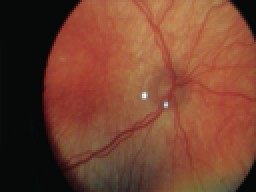
%> input picture lib/Dijkstra_segmentation/frame.png, 128 x 96 px, shrunk from 640 x 480 before the run (shown 2 times larger)
$ octave --eval "result = filter_image(imread('frame.png'));"   (GNU Octave 9; MATLAB toolbox functions it lacks are replaced by stand-ins)
%> lines starting %> are read from the running program, lines starting %| are printed output that depends on the picture; in (x1, y1, x2, y2) boxes, pixels count from 0 and x2, y2 are one past the last pixel; in counts of white or black regions, pixels touching at a corner belong together; the program's own positions count from 1
### lib/Dijkstra_segmentation/border_extend.m
function [I2,B0,E] = border_extend(I,s,w,p)
%CODE FOR THE PAPER
%"Exploratory Dijkstra forest based automatic vessel segmentation: applications in video indirect ophthalmoscopy (VIO)",
%R. Estrada, C. Tomasi, M. T. Cabrera, D.K. Wallace, S.F. Freedman, S. Farsiu
%Biomedical Optics Express, 3(2), pp. 327-339. Feb. 2012.
%COPYRIGHT 2012, DUKE UNIVERSITY
%Please contact Rolando Estrada who developed the code under the supervision of Prof. Sina Farsiu and Prof. Carlo Tomasi    if you have questions about the code and dataset.
%restrada@cs.duke.edu
if nargin == 1
    s = 10;
    w = 1;
    p = 5;
end

I0 = zeros(size(I,1),size(I,2),'uint8');
for i = 1:size(I,3)
    I0 = max(I0,I(:,:,i));
end
B = bwperim(I0 > 0);
B = hue_clean(B); B0 = B;
B = uint8(B);
se = strel('disk',1);
se2 = strel('disk',p);
B3 = uint8(imdilate(B,se2));
B4 = uint8(imfill(B3,'holes'));
B4 = B4 - B3; B4(B4 < 0) = 0;
B = bwperim(B4);
I2 = I;
E = B;
for i = 1:s
    [fi,fj] = find(E);
    for j = 1:length(fi)
        M = I2(max(1,fi(j)-w):min(size(I,1),fi(j)+w),max(1,fj(j)-w):min(size(I,2),fj(j)+w),:);
        for k = 1:size(M,3)
            m = median_sans_zeros(M(:,:,k));
            I2(fi(j),fj(j),k) = m;
        end
    end
    B2 = uint8(imfill(E,'holes'));
    B3 = uint8(imdilate(E,se));
    E = B3 - B2;
end


### lib/Dijkstra_segmentation/hue_clean.m
function B = hue_clean(B)
%CODE FOR THE PAPER
%"Exploratory Dijkstra forest based automatic vessel segmentation: applications in video indirect ophthalmoscopy (VIO)",
%R. Estrada, C. Tomasi, M. T. Cabrera, D.K. Wallace, S.F. Freedman, S. Farsiu
%Biomedical Optics Express, 3(2), pp. 327-339. Feb. 2012.
%COPYRIGHT 2012, DUKE UNIVERSITY
%Please contact Rolando Estrada who developed the code under the supervision of Prof. Sina Farsiu and Prof. Carlo Tomasi    if you have questions about the code and dataset.
%restrada@cs.duke.edu
L = bwlabel(B);
p = regionprops(L,'Area');

m = p(1).Area;
mx = 1;
for i = 1:length(p)
    if p(i).Area > m
        mx = i;
        m = p(i).Area;
    end
end

B(L ~= mx) = 0;

### lib/Dijkstra_segmentation/log_filter.m
function L = log_filter(I,opt)
%CODE FOR THE PAPER
%"Exploratory Dijkstra forest based automatic vessel segmentation: applications in video indirect ophthalmoscopy (VIO)",
%R. Estrada, C. Tomasi, M. T. Cabrera, D.K. Wallace, S.F. Freedman, S. Farsiu
%Biomedical Optics Express, 3(2), pp. 327-339. Feb. 2012.
%COPYRIGHT 2012, DUKE UNIVERSITY
%Please contact Rolando Estrada who developed the code under the supervision of Prof. Sina Farsiu and Prof. Carlo Tomasi    if you have questions about the code and dataset.
%restrada@cs.duke.edu
if nargin == 1
    opt = option_defaults;
end

if size(I,3) == 3
    I = I(:,:,2);
end

L = log_scales(I,opt.kernelSize,opt.sigmaMin,...
    opt.sigmaMax,opt.sigmaStepSize,'min');
L = normalize_image(L,1);

### lib/Dijkstra_segmentation/log_scales.m
function I3 = log_scales(I,sm,tmn,tmx,dt,m)
%CODE FOR THE PAPER
%"Exploratory Dijkstra forest based automatic vessel segmentation: applications in video indirect ophthalmoscopy (VIO)",
%R. Estrada, C. Tomasi, M. T. Cabrera, D.K. Wallace, S.F. Freedman, S. Farsiu
%Biomedical Optics Express, 3(2), pp. 327-339. Feb. 2012.
%COPYRIGHT 2012, DUKE UNIVERSITY
%Please contact Rolando Estrada who developed the code under the supervision of Prof. Sina Farsiu and Prof. Carlo Tomasi    if you have questions about the code and dataset.
%restrada@cs.duke.edu
if nargin == 1
    sm = 26;
    tmn = 0.1;
    tmx = 2;
    dt = 0.1;
    m = 'max';
elseif nargin == 2
    tmn = 0.1;
    tmx = 2;
    dt = 0.1;
    m = 'max';
elseif nargin == 3
    tmn = 0.1;
    tmx = 2;
    dt = 0.1;
    m = 'max';
end

I = double(I);

sm2 = [sm+5,sm+5];
I = padarray(I,sm2,'replicate');

if strcmp(m,'max')
    I3 = -Inf*ones(size(I));
elseif strcmp(m,'min');
    I3 = Inf*ones(size(I));
end

    for t = tmn:dt:tmx
        h = fspecial('log',[sm,sm],t);
        I2 = imfilter(I,h,1);
        if strcmp(m,'max')
            I3 = normalize_image(max(normalize_image(I3,1),normalize_image(I2,1)),1);
        elseif strcmp(m,'min')
            I3 = min(I3,I2);
        end
    end
if strcmp(m,'max')
    I3 = max(max(I3)) - I3;
end

I3 = I3 - min(min(I3));

I3 = I3((sm2(1)+1):size(I3,1)-sm2(1),(sm2(2)+1):size(I3,2)-sm2(2));

### lib/Dijkstra_segmentation/normalize_image.m
function I = normalize_image(I,k)
%CODE FOR THE PAPER
%"Exploratory Dijkstra forest based automatic vessel segmentation: applications in video indirect ophthalmoscopy (VIO)",
%R. Estrada, C. Tomasi, M. T. Cabrera, D.K. Wallace, S.F. Freedman, S. Farsiu
%Biomedical Optics Express, 3(2), pp. 327-339. Feb. 2012.
%COPYRIGHT 2012, DUKE UNIVERSITY
%Please contact Rolando Estrada who developed the code under the supervision of Prof. Sina Farsiu and Prof. Carlo Tomasi    if you have questions about the code and dataset.
%restrada@cs.duke.edu
if nargin == 1
    k = 255;
end


I = double(I);
I0 = I;
I = I - min(min(I));
if max(max(I)) ~= 0
    I = k*(I./max(max(I)));
else
    I = I0;
end

### lib/Dijkstra_segmentation/gabor_convolve.m
function [Im,Gv,G,gb,as] = gabor_convolve(I,bank_size,sigma_x,sigma_y,freq,sc,sg)
%CODE FOR THE PAPER
%"Exploratory Dijkstra forest based automatic vessel segmentation: applications in video indirect ophthalmoscopy (VIO)",
%R. Estrada, C. Tomasi, M. T. Cabrera, D.K. Wallace, S.F. Freedman, S. Farsiu
%Biomedical Optics Express, 3(2), pp. 327-339. Feb. 2012.
%COPYRIGHT 2012, DUKE UNIVERSITY
%Please contact Rolando Estrada who developed the code under the supervision of Prof. Sina Farsiu and Prof. Carlo Tomasi    if you have questions about the code and dataset.
%restrada@cs.duke.edu
if nargin == 1
    bank_size = 10;
    sigma_x = 10;
    sigma_y = 10;
    freq = 0.05;
    sc = 60;
    sg = 0.5;
end

I = padarray(I,[30,30],max(max(I)));

[gb,as] = gabor_bank(bank_size,sigma_x,sigma_y,freq,sc);

if sg ~= 1
    for i = 1:length(gb)
        gb{i} = imresize(gb{i},sg);
    end
end

I = double(I);
Gv2 = zeros(size(I,1),size(I,2),length(gb));
if size(I,3) == 1
    Im = Inf*ones(size(I));
    for i = 1:length(gb)
        G{i} = conv2(I,gb{i},'same');
        Gv2(:,:,i) = G{i};
        Im = min(Im,G{i});
    end
elseif size(I,3) == 3
    Im = zeros(size(I));
    for j = 1:size(I,3)
        Im1 = Inf*ones(size(I,1),size(I,2));
        for i = 1:length(gb)
            G{j,i} = conv2(I(:,:,j),gb{i},'same');
            Im1 = min(Im1,G{j,i});
        end
        Im(:,:,j) = Im1;
    end
end

Gv = Gv2(31:size(Im,1)-30,31:size(Im,2)-30,:);
Im = Im(31:size(Im,1)-30,31:size(Im,2)-30);

### lib/Dijkstra_segmentation/gabor_bank.m
function [filter_bank ang_s]=gabor_bank(bank_size,sigma_x,sigma_y,freq,sc)
%CODE FOR THE PAPER
%"Exploratory Dijkstra forest based automatic vessel segmentation: applications in video indirect ophthalmoscopy (VIO)",
%R. Estrada, C. Tomasi, M. T. Cabrera, D.K. Wallace, S.F. Freedman, S. Farsiu
%Biomedical Optics Express, 3(2), pp. 327-339. Feb. 2012.
%COPYRIGHT 2012, DUKE UNIVERSITY
%Please contact Rolando Estrada who developed the code under the supervision of Prof. Carlo Tomasi and Prof. Sina Farsiu if you have questions about the code and dataset.
%restrada@cs.duke.edu
ang_s=fix(linspace(0,180,bank_size));
ang_s = ang_s(1:(end-1));
angs=deg2rad(ang_s);

filter_bank=cell(length(angs),1);
for i=1:length(angs),
    filter_bank{i}=gabor_fn(sigma_x,sigma_y,angs(i),freq,sc);
end

### lib/Dijkstra_segmentation/gabor_filter.m
function [G,Gt] = gabor_filter(L,opt)
%CODE FOR THE PAPER
%"Exploratory Dijkstra forest based automatic vessel segmentation: applications in video indirect ophthalmoscopy (VIO)",
%R. Estrada, C. Tomasi, M. T. Cabrera, D.K. Wallace, S.F. Freedman, S. Farsiu
%Biomedical Optics Express, 3(2), pp. 327-339. Feb. 2012.
%COPYRIGHT 2012, DUKE UNIVERSITY
%Please contact Rolando Estrada who developed the code under the supervision of Prof. Sina Farsiu and Prof. Carlo Tomasi    if you have questions about the code and dataset.
%restrada@cs.duke.edu
[G,Gt] = gabor_convolve(L,opt.orientations,...
    opt.gaborSigmaX,opt.gaborSigmaY,opt.frequency,...
    opt.gaborKernelSize,opt.bankScale);
G = normalize_image(G,1);
m = median(median(G));
G(G > m) = m;

### lib/Dijkstra_segmentation/option_defaults.m
function opt = option_defaults
%CODE FOR THE PAPER
%"Exploratory Dijkstra forest based automatic vessel segmentation: applications in video indirect ophthalmoscopy (VIO)",
%R. Estrada, C. Tomasi, M. T. Cabrera, D.K. Wallace, S.F. Freedman, S. Farsiu
%Biomedical Optics Express, 3(2), pp. 327-339. Feb. 2012.
%COPYRIGHT 2012, DUKE UNIVERSITY
%Please contact Rolando Estrada who developed the code under the supervision of Prof. Sina Farsiu and Prof. Carlo Tomasi    if you have questions about the code and dataset.
%restrada@cs.duke.edu
opt.sig = 0.3;
opt.k = 0.5;
opt.s1 = [50,50];
opt.t1 = 1.15;
opt.cf = 'max';
opt.mg1 = 0.7;
opt.mg2 = 0;
opt.sh1 = 0.25;
opt.sh2 = 0;
opt.sigmaMax = 0.51;
opt.sigmaMin = 0.11;
opt.sigmaStepSize = 0.1;
opt.kernelSize = 26;
opt.orientations = 10;
opt.gaborSigmaX = 10;
opt.gaborSigmaY = 10;
opt.frequency = 0.05;
opt.gaborKernelSize = 60;
opt.bankScale = 0.5;
opt.b(1) = 0.1;
opt.b(2) = 0.9;
opt.b(3) = -1;
opt.b(4) = 2;
opt.b(5) = 0.1;
opt.b(6) = 2;
opt.d = 1;
opt.r = 7;
opt.ks = 0.95;
opt.divSig = 1;
opt.s = 30;
opt.w = 1;
opt.p = 1;

### lib/Dijkstra_segmentation/gabor_fn.m
function gb=gabor_fn(sigma_x,sigma_y,theta,freq,sc)
%CODE FOR THE PAPER
%"Exploratory Dijkstra forest based automatic vessel segmentation: applications in video indirect ophthalmoscopy (VIO)",
%R. Estrada, C. Tomasi, M. T. Cabrera, D.K. Wallace, S.F. Freedman, S. Farsiu
%Biomedical Optics Express, 3(2), pp. 327-339. Feb. 2012.
%COPYRIGHT 2012, DUKE UNIVERSITY
%Please contact Rolando Estrada who developed the code under the supervision of Prof. Sina Farsiu and Prof. Carlo Tomasi    if you have questions about the code and dataset.
%restrada@cs.duke.edu
if nargin == 4
    sc = 6;
end

sz_x=sc;
sz_y=sc;

[x y]=meshgrid(-fix(sz_x/2):fix(sz_x/2),fix(-sz_y/2):fix(sz_y/2));

x_theta=x*cos(theta)+y*sin(theta);
y_theta=-x*sin(theta)+y*cos(theta);

gb=exp(-.5*(x_theta.^2/sigma_x^2+y_theta.^2/sigma_y^2)).*cos(2*pi*freq*x_theta);

### lib/Dijkstra_segmentation/filter_image.m
function G = filter_image(I,opt)
%CODE FOR THE PAPER
%"Exploratory Dijkstra forest based automatic vessel segmentation: applications in video indirect ophthalmoscopy (VIO)",
%R. Estrada, C. Tomasi, M. T. Cabrera, D.K. Wallace, S.F. Freedman, S. Farsiu
%Biomedical Optics Express, 3(2), pp. 327-339. Feb. 2012.
%COPYRIGHT 2012, DUKE UNIVERSITY
%Please contact Rolando Estrada who developed the code under the supervision of Prof. Carlo Tomasi and Prof. Sina Farsiu if you have questions about the code and dataset.
%restrada@cs.duke.edu
if nargin == 1
    opt = option_defaults;
end
p2 = opt.s1;
s = opt.s;
w = opt.w;
p = opt.p;

if length(p2) == 1
    p2 = [p2,p2];
end

P1 = padarray(I,p2);
[P1,B] = border_extend(P1,s,w,p);
B3 = uint8(imfill(B,'holes'));
B4 = uint8(imerode(B3,strel('disk',2)));
L = log_filter(P1,opt);
L(B4 == 0) = max(max(L));
L = normalize_image(L,1);

opt.bankScale = 0.5;
G_5 = gabor_filter(L,opt);
G_5 = normalize_image(G_5,1);

opt2 = opt; opt2.bankScale = 0.75;
G_7 = gabor_filter(L,opt2);
G_7 = normalize_image(G_7,1);
G = normalize_image(G_5.*G_7,1);
G = G((p2(1)+1):(size(G,1)-p2(1)),(p2(2)+1):(size(G,2)-p2(2)));
%> in border_extend, `B = bwperim(I0 > 0);`:
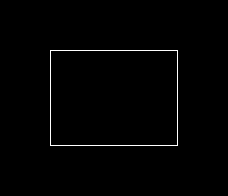
%> B: size 196x228 logical; 0.99% white in thin lines or dots, all inside (x1, y1, x2, y2) = (50, 50, 178, 146)
%> in hue_clean, `p = regionprops(L,'Area');`: p = 1 region; Area: 444
%> in hue_clean, `m = p(1).Area;`: m = 444
%> the loop in hue_clean, `for i = 1:length(p)` made 1 pass
%> after the loop in hue_clean, `for i = 1:length(p)`: mx = 1
%> in border_extend, `B3 = uint8(imdilate(B,se2));`: B3: size 196x228 uint8; values 0 (black) and 1 (white), 3% white; 1 white region, box (x1, y1, x2, y2) and area: (49, 49, 179, 147) 1328
%> in border_extend, `B4 = uint8(imfill(B3,'holes'));`: B4: size 196x228 uint8; values 0 (black) and 1 (white), 28.5% white; 1 white region, box (x1, y1, x2, y2) and area: (49, 49, 179, 147) 12736
%> in border_extend, `B4 = B4 - B3`: B4: size 196x228 uint8; values 0 (black) and 1 (white), 25.5% white; 1 white region, box (x1, y1, x2, y2) and area: (52, 52, 176, 144) 11408
%> in border_extend, `B = bwperim(B4);`: B: size 196x228 logical; 0.96% white in thin lines or dots, all inside (x1, y1, x2, y2) = (52, 52, 176, 144)
%> after the loop in border_extend, `for i = 1:s`:
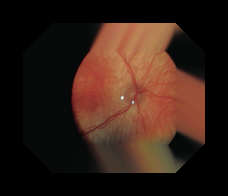
%> I2: size 196x228x3 uint8; mean R, G, B 51.4, 31.6, 22.6
%> in filter_image, `B3 = uint8(imfill(B,'holes'));`: B3: size 196x228 uint8; values 0 (black) and 1 (white), 27.5% white; 1 white region, box (x1, y1, x2, y2) and area: (50, 50, 178, 146) 12288
%> the loop in log_scales, `for t = tmn:dt:tmx` made 5 passes
%> pass 1, in log_scales, `I2 = imfilter(I,h,1);`:
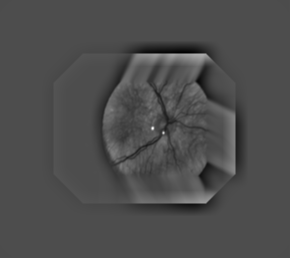
%> I2: size 258x290 double; min -191044.6, max 436667.3, mean -141; drawn with min black and max white
%> after the loop in log_scales, `for t = tmn:dt:tmx`:
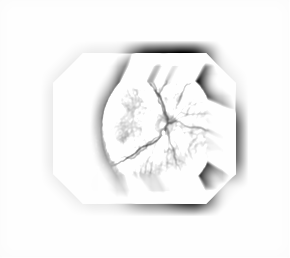
%> I3: size 258x290 double; min -191044.6, max 63.64, mean -6706; drawn with min black and max white
%> after the loop in gabor_convolve, `for i = 1:length(gb)`:
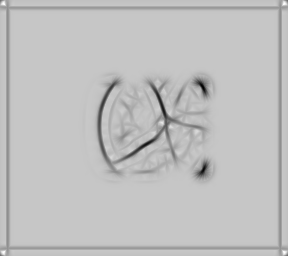
%> Im: size 256x288 double; min -18.5, max 6.79, mean 0.529; drawn with min black and max white
%> after the loop in gabor_convolve, `for i = 1:length(gb)`: G = 9 items
%> in gabor_filter, `m = median(median(G));`: m = 0.859
%> call 2 of gabor_convolve, with bank_size = 10, sigma_x = 10, sigma_y = 10, freq = 0.05, sc = 60, sg = 0.75
%> after the loop in gabor_convolve (call 2), `for i = 1:length(gb)`:
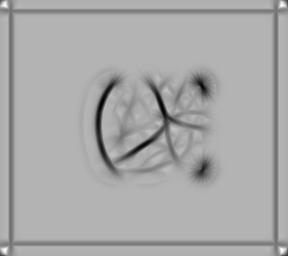
%> Im: size 256x288 double; min -28.98, max 15.76, mean 0.724; drawn with min black and max white
%> in gabor_convolve (call 2), `Im = Im(31:size(Im,1)-30,31:size(Im,2)-30);`:
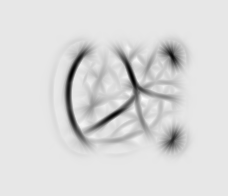
%> Im: size 196x228 double; min -28.98, max 5.8, mean 0.842; drawn with min black and max white
